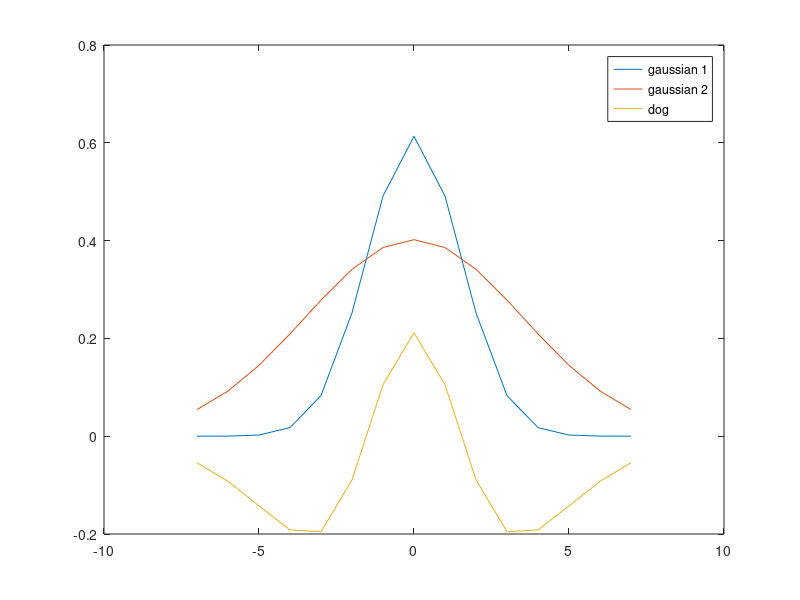
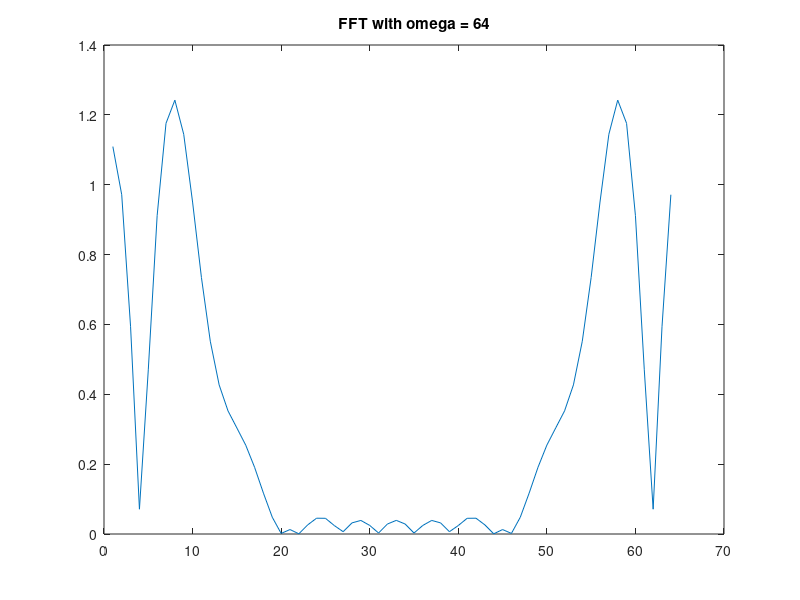

Here is the MATLAB script that generated these plots, in order:
clear; clc; close all;

%%
sig1 = 1.5;
sig2 = 3.5;
n = linspace(-max(sig1, sig2)*2, max(sig1, sig2)*2, 15);

G1 = exp(-(n.^2)/(2*sig1^2));
G2 = exp(-(n.^2)/(2*sig2^2));

G1 = G1/sqrt(sum(G1.^2));
G2 = G2/sqrt(sum(G2.^2));
dog = G1-G2;
%norm(G2, 2)
plot(n, G1, 'DisplayName', 'gaussian 1');
hold on;
plot(n, G2, 'DisplayName', 'gaussian 2');
plot(n, dog, 'DisplayName', 'dog');
legend()

%%
F_dog = fft(dog, 64);
%F_G1 = fft(G1, 64);
%F_G2 = fft(G2, 64);
F_dog_amp = abs(F_dog);
figure();
%plot(abs(F_G1 - F_G2));
%plot(abs(F_G1)); hold on; plot(abs(F_G2));
%figure()
plot(F_dog_amp);
title(sprintf('FFT with omega = %d', 64))

%% b)
[amp, freq] = max(F_dog_amp)